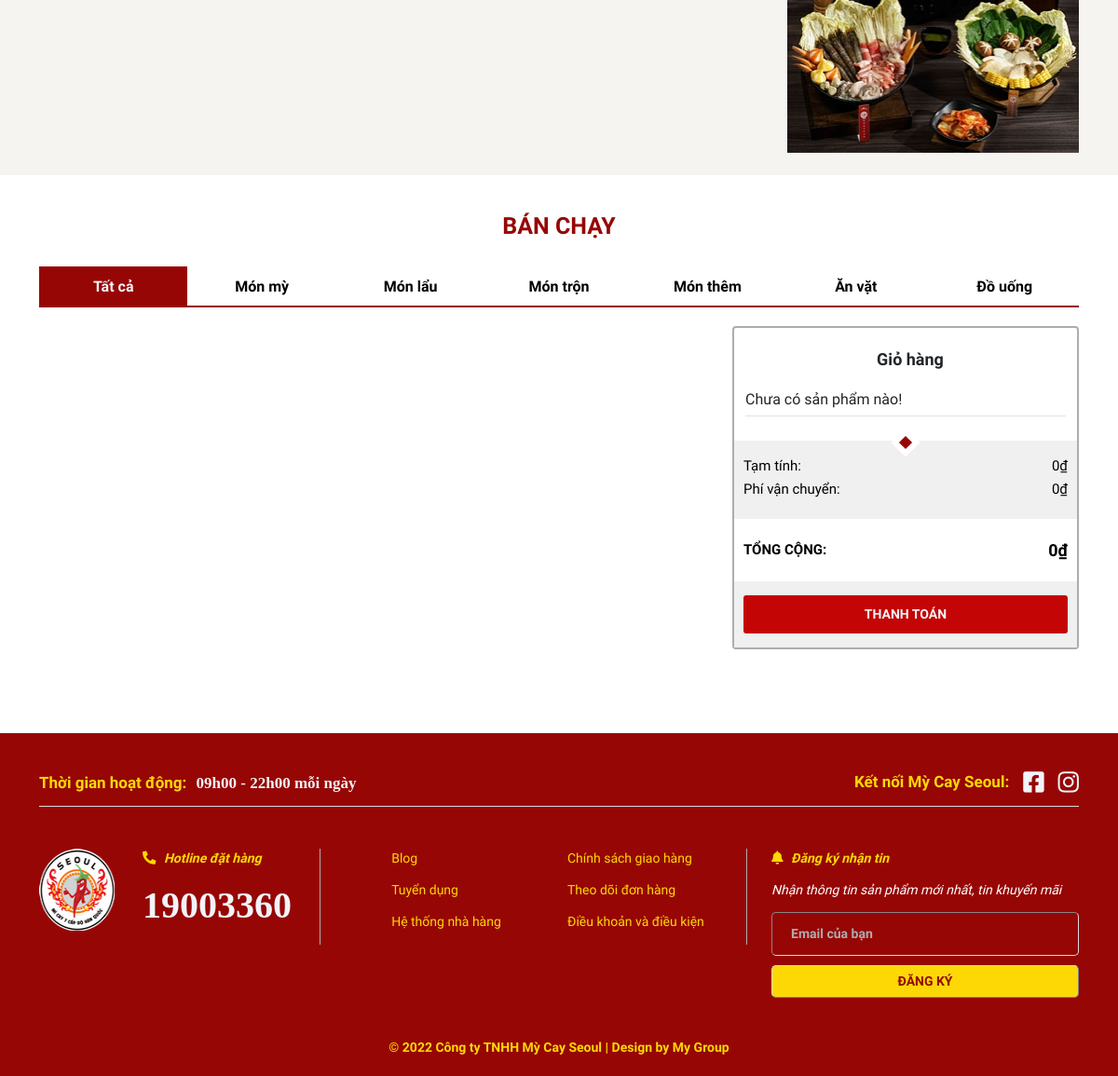
Before: / (lower part) with the older database file.
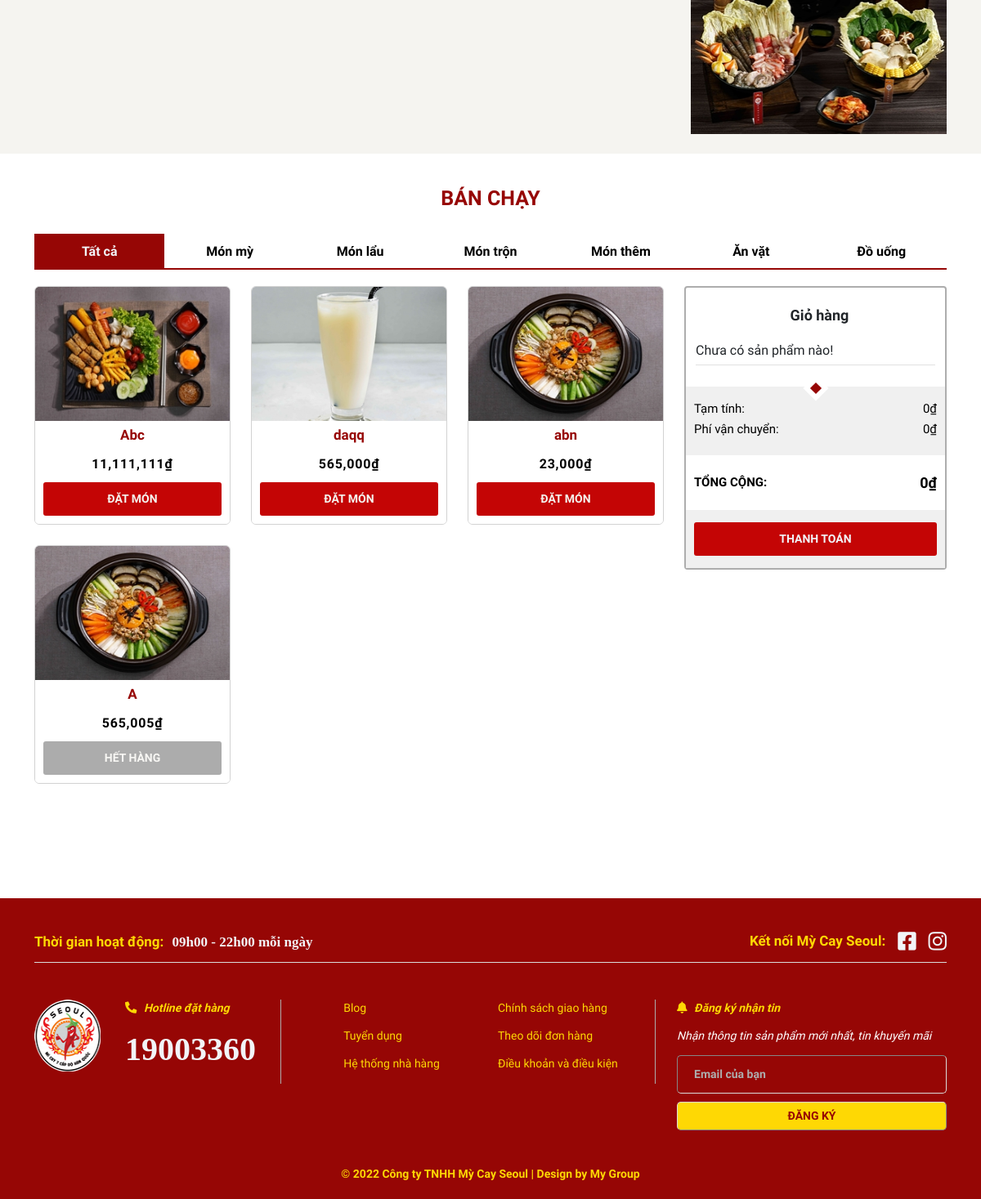
After: the same page with the newer database file.
### tables this page shows
CREATE TABLE `product` (
  `id` int(11) NOT NULL,
  `product_code` varchar(100) NOT NULL,
  `category_id` int(11) NOT NULL,
  `product_name` varchar(350) NOT NULL,
  `price` int(11) NOT NULL,
  `thumbnail` varchar(500) NOT NULL,
  `description` longtext NOT NULL,
  `created_at` datetime DEFAULT NULL,
  `updated_at` datetime DEFAULT NULL,
  `status` tinyint(11) DEFAULT NULL
);

### pages/index_gui.php (the view, shortened to what the changed rows need)
<section class="menu container" id="menu">
    <div class="menu__content">
        <div class="menu__food">
            <div class="food__main" id="all">
                <?php
                 $sql_pro = "SELECT * FROM product ORDER BY id DESC";
                 $query_pro = mysqli_query($mysqli, $sql_pro);
                 $products = mysqli_fetch_all($query_pro, MYSQLI_ASSOC);
                 $count = mysqli_num_rows($query_pro);
                 $index = 0;
                 for ($i = 0; $i < 3; $i++) {
                 ?>
                    <div class="row-1">
                        <?php
                         for ($j = 0; $j < 3; $j++) {
                             if ($index < $count) {
                                 $product = $products[$index];
                         ?>
                                <div class="food__item-1 food__item">
                                    <div class="food__img">
                                        <a href="./index.php?quanly=sanpham&id=<?php echo $product['id'] ?>"><img src="./Admin/img/upload/img_product/<?php echo $product['thumbnail'] ?>" alt="ảnh <?php echo $product['product_name'] ?>"></a>
                                    </div>
                                    <div class="food__content">
                                        <a href="./index.php?quanly=sanpham&id=<?php echo $product['id'] ?>" class="product_name"><?php echo $product['product_name'] ?></a>
                                        <p><?php echo number_format($product['price'], 0, ',', ',') . '₫'; ?></p>
                                        <?php
                                         if (isset($_SESSION['username'])) {
                                         ?>
                                            <div class="orders ">
                                                <a href="./index.php?quanly=sanpham&id=<?php echo $product['id'] ?>" class="btn <?php if ($product['status'] == 0)
                                                                                         echo 'disabled' ?>"><?php if ($product['status'] == 0) echo 'HẾT HÀNG';
                                                                                                         else echo 'ĐẶT MÓN'; ?> </a>
                                            </div>
                                        <?php
                                         } else {
                                         ?>
                                            <div class="orders " >
                                                <a href="./index.php?quanly=sanpham&id=<?php echo $product['id'] ?>" class="btn  <?php if ($product['status'] == 0)
                                                                                 echo 'disabled' ?>" data-bs-toggle="modal" data-bs-target="#Modalcheck-user"><?php if ($product['status'] == 0) echo 'HẾT HÀNG';
                                                                                                     else echo 'ĐẶT MÓN'; ?></a>
                                            </div>
                                        <?php
                                         }
                                         ?>
                                    </div>
                                </div>
                        <?php
                             }
                             $index++;
                         }
                         ?>
                    </div>
                <?php
                 }
                 ?>
            </div>
        </div>
    </div>
    </div>

Changed rows visible on the page:
added product: thumbnail (picture), product_name "Abc", price "11,111,111", status "ĐẶT MÓN"
added product: thumbnail (picture), product_name "daqq", price "565,000", status "ĐẶT MÓN"
added product: thumbnail (picture), product_name "abn", price "23,000", status "ĐẶT MÓN"
added product: thumbnail (picture), product_name "A", price "565,005", status "HẾT HÀNG"
